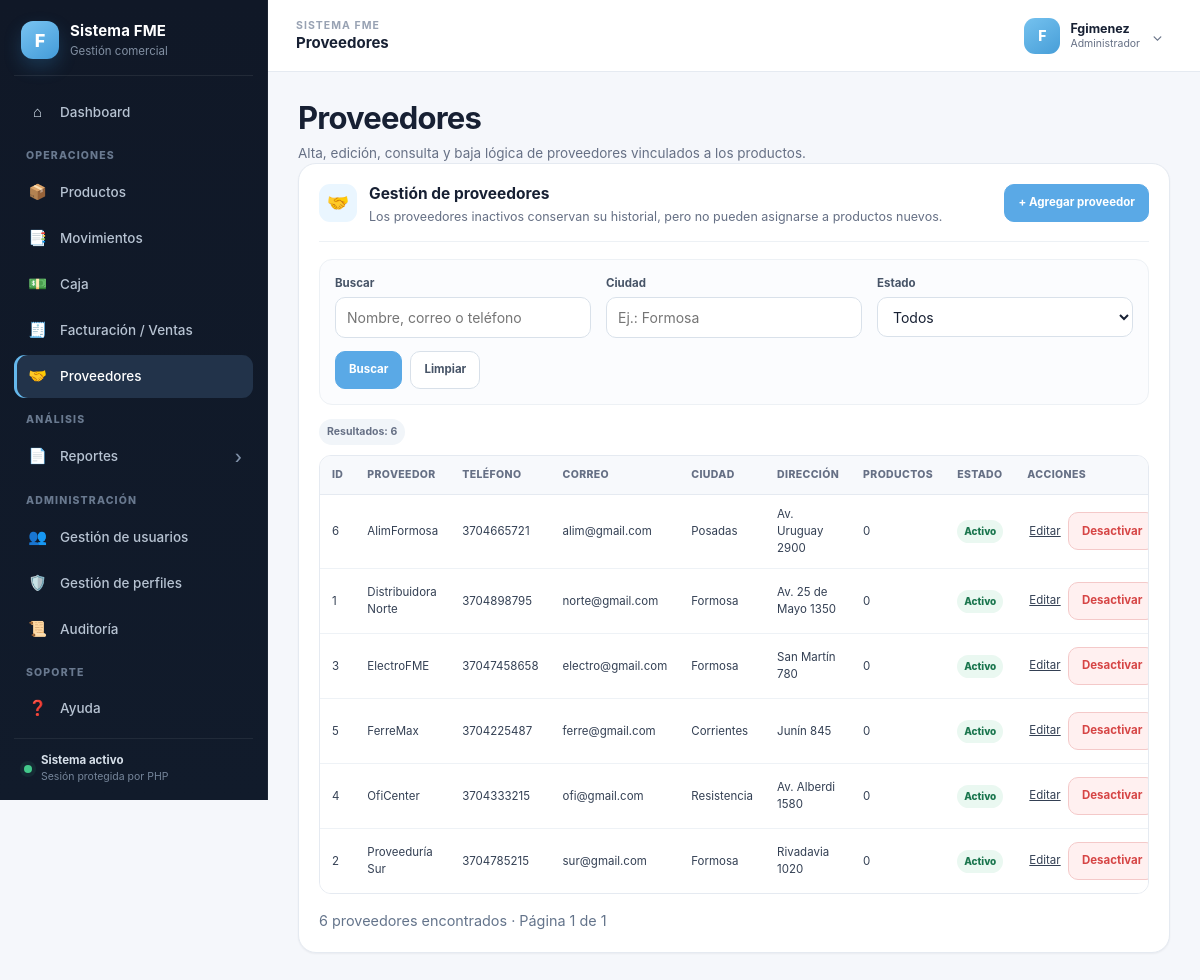
The page /index.php?mod=proveedores (signed in) on the database its author committed.
### tables this page shows
CREATE TABLE IF NOT EXISTS Modulo (
    id_modulo INT AUTO_INCREMENT PRIMARY KEY,
    codigo_modulo VARCHAR(50) NOT NULL,
    nombre_modulo VARCHAR(80) NOT NULL,
    icono_modulo VARCHAR(10) NULL,
    url_modulo VARCHAR(150) NOT NULL,
    archivo_modulo VARCHAR(80) NULL,
    activo TINYINT(1) NOT NULL DEFAULT 1,
    CONSTRAINT uq_modulo_codigo UNIQUE (codigo_modulo)
);

CREATE TABLE IF NOT EXISTS Proveedor (
    id_proveedor INT AUTO_INCREMENT PRIMARY KEY,
    nombre_proveedor VARCHAR(80) NOT NULL,
    telefono_proveedor VARCHAR(30) NULL,
    correo_proveedor VARCHAR(80) NULL,
    id_direccion INT NULL,
    activo_proveedor TINYINT(1) NOT NULL DEFAULT 1,
    CONSTRAINT uq_proveedor_nombre UNIQUE (nombre_proveedor),
    CONSTRAINT fk_proveedor_direccion
      FOREIGN KEY (id_direccion) REFERENCES Direccion(id_direccion)
      ON DELETE SET NULL,
    INDEX idx_proveedor_activo (activo_proveedor)
);

CREATE TABLE IF NOT EXISTS Direccion (
    id_direccion INT AUTO_INCREMENT PRIMARY KEY,
    nombre_pais VARCHAR(50) NOT NULL,
    nombre_ciudad VARCHAR(50) NOT NULL,
    num_direccion VARCHAR(100) NOT NULL
);

### index.php (called while the page is built)
<?php
require __DIR__ . '/app/core/bootstrap.php';
require __DIR__ . '/app/views/layout.php';

### app/core/bootstrap.php (called while the page is built, shortened)
<?php
require_once __DIR__ . '/../config/db.php';
$usuario = (string) ($_SESSION['auth_user'] ?? 'Usuario');
$rolId   = (int) $_SESSION['auth_rol'];
$modActual = trim((string) ($_GET['mod'] ?? 'panel'));
$modulos = [];
$modulosPermitidosPorCodigo = [];
$modulosPermitidosConArchivo = [];
try {
    $stmt = $pdo->prepare(
        'SELECT m.id_modulo, m.codigo_modulo, m.nombre_modulo, m.icono_modulo,
                m.url_modulo, m.archivo_modulo
         FROM Rol_Modulo rm
         INNER JOIN Modulo m ON rm.id_modulo = m.id_modulo
         WHERE rm.id_rol = ?
           AND m.activo = 1
         ORDER BY m.id_modulo ASC'
    );
    $stmt->execute([$rolId]);
    foreach ($stmt->fetchAll(PDO::FETCH_ASSOC) as $modulo) {
        $codigo = (string) $modulo['codigo_modulo'];
        $item = [
            'id' => $codigo,
            'icon' => $modulo['icono_modulo'] ?: '📌',
            'titulo' => (string) $modulo['nombre_modulo'],
            'url' => $modulo['url_modulo'] ?: '#',
            'archivo' => $modulo['archivo_modulo'],
        ];
        $modulos[] = $item;
        $modulosPermitidosPorCodigo[$codigo] = $item;
        if (!empty($modulo['archivo_modulo'])) {
            $modulosPermitidosConArchivo[$codigo] = $item;
        }
    }
} catch (Throwable $e) {
    error_log('FME - Error al cargar permisos: ' . $e->getMessage());
    $modulos = [];
    $modulosPermitidosPorCodigo = [];
    $modulosPermitidosConArchivo = [];
}
$modulosSiemprePermitidos = [
    'panel' => [
        'id' => 'panel',
        'icon' => '🏠',
        'titulo' => 'Panel de control',
        'url' => 'index.php',
        'archivo' => 'panel.php',
    ],
    'config_usuario' => [
        'id' => 'config_usuario',
        'icon' => '👤',
        'titulo' => 'Configuración de usuario',
        'url' => 'index.php?mod=config_usuario',
        'archivo' => 'config_usuario.php',
    ],
    'ayuda' => [
        'id' => 'ayuda',
        'icon' => '❓',
        'titulo' => 'Ayuda',
        'url' => 'index.php?mod=ayuda',
        'archivo' => 'ayuda.php',
    ],
];
foreach ($modulosSiemprePermitidos as $codigo => $item) {
    if (!isset($modulosPermitidosPorCodigo[$codigo])) {
        $modulos[] = $item;
        $modulosPermitidosPorCodigo[$codigo] = $item;
        $modulosPermitidosConArchivo[$codigo] = $item;
    }
}
if (isset($modulosSiemprePermitidos[$modActual])) {
    $moduloActualInfo = $modulosPermitidosConArchivo[$modActual] ?? $modulosSiemprePermitidos[$modActual];
} else {
    $moduloActualInfo = $modulosPermitidosConArchivo[$modActual] ?? null;
}

### modulos/proveedores.php (the view, shortened to what this page needs)
<?php
$busqueda = trim($_GET['busqueda'] ?? '');
$ciudad = trim($_GET['ciudad'] ?? '');
$estado = $_GET['estado'] ?? '';
?>
<?php
$porPagina = 15;
$paginaActual = max(1, (int)($_GET['pagina'] ?? 1));
$where = ' WHERE 1=1';
$params = [];
$countSql = "SELECT COUNT(*)
             FROM Proveedor pr
             LEFT JOIN Direccion d ON pr.id_direccion = d.id_direccion" . $where;
$countStmt = $pdo->prepare($countSql);
$countStmt->execute($params);
$totalProveedores = (int)$countStmt->fetchColumn();
$totalPaginas = max(1, (int)ceil($totalProveedores / $porPagina));
$offset = ($paginaActual - 1) * $porPagina;
$sql = "SELECT pr.id_proveedor, pr.nombre_proveedor, pr.telefono_proveedor, pr.correo_proveedor, pr.activo_proveedor,
               d.nombre_pais, d.nombre_ciudad, d.num_direccion,
               COUNT(p.id_producto) AS productos_asignados
        FROM Proveedor pr
        LEFT JOIN Direccion d ON pr.id_direccion = d.id_direccion
        LEFT JOIN Producto p ON pr.id_proveedor = p.id_proveedor" . $where .
       " GROUP BY pr.id_proveedor, pr.nombre_proveedor, pr.telefono_proveedor, pr.correo_proveedor, pr.activo_proveedor,
                  d.nombre_pais, d.nombre_ciudad, d.num_direccion
         ORDER BY pr.activo_proveedor DESC, pr.nombre_proveedor ASC
         LIMIT " . $porPagina . " OFFSET " . $offset;
$stmt = $pdo->prepare($sql);
$stmt->execute($params);
$proveedores = $stmt->fetchAll(PDO::FETCH_ASSOC);
?>
<h1 class="title">Proveedores</h1>
<p class="subtitle">Alta, edición, consulta y baja lógica de proveedores vinculados a los productos.</p>
<div class="profile-card wide-card">
  <div class="profile-card-header">
    <div class="profile-icon">🤝</div>
    <div>
      <h2>Gestión de proveedores</h2>
      <p>Los proveedores inactivos conservan su historial, pero no pueden asignarse a productos nuevos.</p>
    </div>
    <div class="profile-actions">
      <a class="btn-add" href="index.php?mod=proveedores&action=add">+ Agregar proveedor</a>
    </div>
  </div>
  <div class="profile-section">
    <form method="get" action="index.php" class="filter-form">
      <div class="filter-grid">
        <div class="form-group">
          <label class="label">Buscar</label>
          <input class="input" type="text" name="busqueda" placeholder="Nombre, correo o teléfono" value="<?= htmlspecialchars($busqueda) ?>">
        </div>
        <div class="form-group">
          <label class="label">Ciudad</label>
          <input class="input" type="text" name="ciudad" placeholder="Ej.: Formosa" value="<?= htmlspecialchars($ciudad) ?>">
        </div>
        <div class="form-group">
          <label class="label">Estado</label>
          <select class="input" name="estado">
            <option value="" <?= $estado === '' ? 'selected' : '' ?>>Todos</option>
          </select>
        </div>
      </div>
      <div class="module-actions left-actions">
        <button class="btn" type="submit">Buscar</button>
        <a class="btn-secondary-link" href="index.php?mod=proveedores">Limpiar</a>
      </div>
    </form>
  </div>
  <h3 class="result-count">Resultados: <?= $totalProveedores ?></h3>
  <div class="table-responsive">
    <table class="result-table">
      <thead>
        <tr>
          <th>ID</th><th>Proveedor</th><th>Teléfono</th><th>Correo</th><th>Ciudad</th><th>Dirección</th><th>Productos</th><th>Estado</th><th>Acciones</th>
        </tr>
      </thead>
      <tbody>
      <?php if (!$proveedores): ?>
        <tr><td colspan="9" class="empty-cell">No se encontraron proveedores.</td></tr>
      <?php else: ?>
        <?php foreach ($proveedores as $p): ?>
        <tr>
          <td><?= (int)$p['id_proveedor'] ?></td>
          <td><?= htmlspecialchars($p['nombre_proveedor']) ?></td>
          <td><?= htmlspecialchars($p['telefono_proveedor'] ?: '-') ?></td>
          <td><?= htmlspecialchars($p['correo_proveedor'] ?: '-') ?></td>
          <td><?= htmlspecialchars($p['nombre_ciudad'] ?: '-') ?></td>
          <td><?= htmlspecialchars($p['num_direccion'] ?: '-') ?></td>
          <td><?= (int)$p['productos_asignados'] ?></td>
          <td>
            <?php if ((int)$p['activo_proveedor'] === 1): ?>
              <span class="status-badge status-active">Activo</span>
            <?php else: ?>
              <span class="status-badge status-archived">Inactivo</span>
            <?php endif; ?>
          </td>
          <td class="actions-cell">
            <a class="table-action" href="index.php?mod=proveedores&action=edit&id=<?= (int)$p['id_proveedor'] ?>">Editar</a>
            <?php if ((int)$p['activo_proveedor'] === 1): ?>
              <?php $mensajeBaja = (int)$p['productos_asignados'] > 0
                ? 'Este proveedor tiene ' . (int)$p['productos_asignados'] . ' producto(s) asociado(s). Los productos conservarán la relación, pero el proveedor dejará de estar disponible para nuevas asignaciones. ¿Desactivar proveedor?'
                : '¿Desactivar este proveedor?'; ?>
              <form method="post" action="index.php?mod=proveedores" class="inline-form" data-confirm="<?= htmlspecialchars($mensajeBaja) ?>">
                <button class="btn-delete" type="submit">Desactivar</button>
              </form>
            <?php endif; ?>
          </td>
        </tr>
        <?php endforeach; ?>
      <?php endif; ?>
      </tbody>
    </table>
  </div>
  <div class="pagination-bar">
    <div class="pagination-summary">
      <?= $totalProveedores ?> proveedor<?= $totalProveedores === 1 ? '' : 'es' ?> encontrado<?= $totalProveedores === 1 ? '' : 's' ?> · Página <?= $paginaActual ?> de <?= $totalPaginas ?>
    </div>
  </div>
</div>

### app/views/layout.php (shortened to what this page needs)
<?php
$menuByCode = [];
foreach ($modulos as $menuItem) {
    $menuByCode[$menuItem['id']] = $menuItem;
}
$menuGroups = [
    'Operaciones' => ['productos', 'movimientos', 'caja', 'ventas', 'proveedores'],
    'Análisis' => ['reportes'],
    'Administración' => ['usuarios', 'perfiles', 'auditoria'],
    'Soporte' => ['ayuda'],
];
$pageTitle = (string) ($moduloActualInfo['titulo'] ?? 'Sistema FME');
?>
<!doctype html>
<html lang="es">
<head>
  <link rel="stylesheet" href="assets/css/dashboard.css"/>
</head>
<body>
<div class="app-shell">
  <aside class="sidebar" id="sidebar" aria-label="Navegación principal">
    <div class="sidebar-brand">
      <div class="brand-mark">F</div>
      <div class="brand-copy">
        <strong>Sistema FME</strong>
        <span>Gestión comercial</span>
      </div>
    </div>
    <nav class="menu">
      <a href="index.php" class="menu-item <?= $modActual === 'panel' ? 'active' : '' ?>">
        <span class="mi-icon">⌂</span>
        <span class="menu-label">Dashboard</span>
      </a>
      <?php foreach ($menuGroups as $groupName => $codes): ?>
        <?php
        $visibleItems = [];
        foreach ($codes as $code) {
            if (isset($menuByCode[$code]) && ($menuByCode[$code]['url'] ?? '#') !== '#') {
                $visibleItems[$code] = $menuByCode[$code];
            }
        }
        ?>
        <div class="menu-group">
          <div class="menu-group-title"><?= htmlspecialchars($groupName) ?></div>
          <?php foreach ($visibleItems as $code => $m): ?>
            <?php if ($code === 'reportes'): ?>
              <a href="index.php?mod=reportes&section=resumen"
                 class="menu-item menu-parent <?= $modActual === 'reportes' ? 'active' : '' ?>">
                <span class="mi-icon"><?= htmlspecialchars($m['icon'] ?: '📊') ?></span>
                <span class="menu-label"><?= htmlspecialchars($m['titulo']) ?></span>
                <span class="menu-caret">›</span>
              </a>
            <?php else: ?>
              <a href="<?= htmlspecialchars($m['url']) ?>"
                 class="menu-item <?= $modActual === $code ? 'active' : '' ?>">
                <span class="mi-icon"><?= htmlspecialchars($m['icon'] ?: '•') ?></span>
                <span class="menu-label"><?= htmlspecialchars($m['titulo']) ?></span>
              </a>
            <?php endif; ?>
          <?php endforeach; ?>
        </div>
      <?php endforeach; ?>
    </nav>
    <div class="sidebar-footer">
      <span class="sidebar-status-dot"></span>
      <div><strong>Sistema activo</strong><span>Sesión protegida por PHP</span></div>
    </div>
  </aside>
  <main class="main">
    <header class="topbar">
      <div class="topbar-left">
        <div class="topbar-context">
          <span class="topbar-kicker">Sistema FME</span>
          <strong><?= htmlspecialchars($pageTitle) ?></strong>
        </div>
      </div>
      <div class="user">
        <button class="user-btn" id="userBtn" type="button" aria-expanded="false" aria-controls="userMenu">
          <span class="avatar" aria-hidden="true"><?= htmlspecialchars(strtoupper(substr($usuario, 0, 1))) ?></span>
          <span class="top-user-summary" aria-label="Usuario actual">
            <span class="top-user-name" data-session-username><?= htmlspecialchars($usuario) ?></span>
            <span class="top-user-role" data-session-role><?= htmlspecialchars($rolNombre) ?></span>
          </span>
          <span class="user-chevron">⌄</span>
        </button>
      </div>
    </header>
    <section class="content">
      <?php
      $archivoModulo = $moduloActualInfo['archivo'] ?? 'panel.php';
      $rutaModulo = __DIR__ . '/../../modulos/' . basename((string) $archivoModulo);
      if (is_file($rutaModulo)) {
          include $rutaModulo;
      } else {
          echo '<div class="empty-state"><h1 class="title">Módulo no disponible</h1><p class="subtitle">Este módulo está registrado, pero no tiene una pantalla asociada.</p></div>';
      }
      ?>
    </section>
  </main>
</div>
</body>
</html>

### rows shown on the page
modulo: icono_modulo "📦", nombre_modulo "Productos"
modulo: icono_modulo "📑", nombre_modulo "Movimientos"
modulo: icono_modulo "💵", nombre_modulo "Caja"
modulo: icono_modulo "🧾", nombre_modulo "Facturación / Ventas"
modulo: icono_modulo "🤝", nombre_modulo "Proveedores"
modulo: icono_modulo "📄", nombre_modulo "Reportes"
modulo: icono_modulo "👥", nombre_modulo "Gestión de usuarios"
modulo: icono_modulo "🛡️", nombre_modulo "Gestión de perfiles"
modulo: icono_modulo "📜", nombre_modulo "Auditoría"
proveedor: id_proveedor "6", nombre_proveedor "AlimFormosa", telefono_proveedor "3704665721", correo_proveedor "alim@gmail.com", id_direccion.nombre_ciudad "Posadas", id_direccion.num_direccion "Av. Uruguay 2900", productos_asignados "0", activo_proveedor "Activo"
proveedor: id_proveedor "1", nombre_proveedor "Distribuidora Norte", telefono_proveedor "3704898795", correo_proveedor "norte@gmail.com", id_direccion.nombre_ciudad "Formosa", id_direccion.num_direccion "Av. 25 de Mayo 1350", productos_asignados "0", activo_proveedor "Activo"
proveedor: id_proveedor "3", nombre_proveedor "ElectroFME", telefono_proveedor "37047458658", correo_proveedor "electro@gmail.com", id_direccion.nombre_ciudad "Formosa", id_direccion.num_direccion "San Martín 780", productos_asignados "0", activo_proveedor "Activo"
proveedor: id_proveedor "5", nombre_proveedor "FerreMax", telefono_proveedor "3704225487", correo_proveedor "ferre@gmail.com", id_direccion.nombre_ciudad "Corrientes", id_direccion.num_direccion "Junín 845", productos_asignados "0", activo_proveedor "Activo"
proveedor: id_proveedor "4", nombre_proveedor "OfiCenter", telefono_proveedor "3704333215", correo_proveedor "ofi@gmail.com", id_direccion.nombre_ciudad "Resistencia", id_direccion.num_direccion "Av. Alberdi 1580", productos_asignados "0", activo_proveedor "Activo"
proveedor: id_proveedor "2", nombre_proveedor "Proveeduría Sur", telefono_proveedor "3704785215", correo_proveedor "sur@gmail.com", id_direccion.nombre_ciudad "Formosa", id_direccion.num_direccion "Rivadavia 1020", productos_asignados "0", activo_proveedor "Activo"

### other values the page prints
$groupName "OPERACIONES"
$groupName "ANÁLISIS"
$groupName "ADMINISTRACIÓN"
$groupName "SOPORTE"
$m['icon'] ?: '•' "❓"
$m['titulo'] "Ayuda"
substr($usuario, 0, 1) "F"
$totalProveedores "6"
$paginaActual "1"
$totalPaginas "1"
